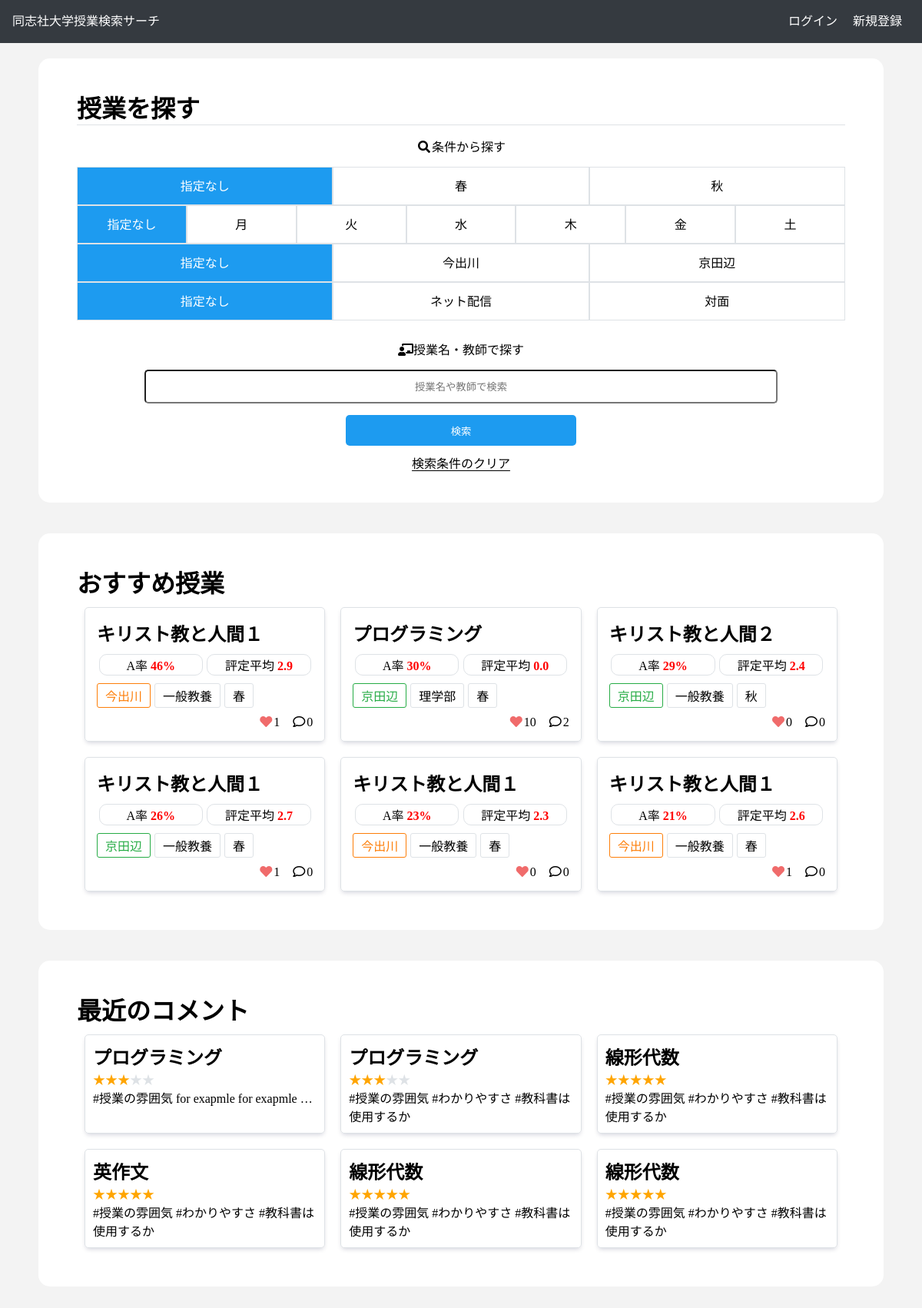
The page / on the database its author committed.
### dclass_application/models.py (models this page shows, shortened)
class Classes(models.Model):
    class_name = models.CharField(max_length=100)
    a_ratio = models.FloatField(default=0.0)
    b_ratio = models.FloatField(default=0.0)
    c_ratio = models.FloatField(default=0.0)
    d_ratio = models.FloatField(default=0.0)
    f_ratio = models.FloatField(default=0.0)
    o_ratio = models.FloatField(default=0.0)
    average_evaluation = models.FloatField(default=0.0)
    two_ago_a_ratio = models.FloatField(default=0.0)
    three_ago_a_ratio = models.FloatField(default=0.0)
    term = models.CharField(max_length=100)
    year = models.IntegerField(default=2021)
    place = models.CharField(max_length=100)
    class_form = models.CharField(max_length=100)
    day = models.CharField(max_length=100)
    time = models.CharField(max_length=100)
    favorite = models.IntegerField(default=0)
    textbook = models.CharField(max_length=100) #文字列でリスト代用
    code = models.CharField(max_length=100)
    faculty = models.CharField(max_length=100)
    teacher = models.CharField(max_length=100) #文字列でリストを代用
    syllabus_link = models.CharField(max_length=100)
    test_ratio = models.IntegerField(default=0)
    report_ratio = models.IntegerField(default=0)
    participation_ratio = models.IntegerField(default=0)
    comment_num = models.IntegerField(default=0)
    num_student = models.IntegerField(default=0)
    credit = models.IntegerField(default=0)
    def get_short_faculty(self):
        if self.faculty == 'グローバル・コミュニケーション': return 'グロコミ'
        return self.faculty
    def get_round_a_ratio(self):
        return int(self.a_ratio)

class Comment(models.Model):
    text = models.TextField()
    cl = models.ForeignKey(Classes, on_delete=models.CASCADE)
    user = models.ForeignKey('accounts.CustomUser', on_delete=models.DO_NOTHING)
    star = models.IntegerField(default=0)
    created_at = models.DateTimeField(default=timezone.now)
    def get_star(self):
        return '★' * self.star
    def get_left_star(self):
        return '★' * (5 - self.star)

### dclass_application/views.py (the view)
# urls.py: path('', IndexView.as_view(), name = 'index'),
class IndexView(TemplateView):
    class_model = Classes
    comment_model = Comment
    RECOMMEND_CNT = 6
    RECENT_COMMENT = 6
    def get(self, request):
        params = {
            'form': ClassSeachForm,
            'recommend_data': self.class_model.objects.all().order_by('a_ratio').reverse()[:self.RECOMMEND_CNT],
            'recent_comments': self.comment_model.objects.all().order_by('created_at').reverse()[:self.RECOMMEND_CNT],
        }
        return render(request, 'index.html', params)

### dclass_application/templates/index.html (shortened to what this page needs)
{% extends 'base.html' %}
{% load static %}
{% block css %}
    <link rel="stylesheet" href="{% static 'css/index.css' %}">
    <link rel="stylesheet" href="{% static 'css/_class_list.css' %}">
{% endblock css %}
{% block main %}
    <div class="wrapper">
        <h1 class="title heading">授業を探す</h1>
            <form action="{% url 'result' %}" method = "post" class="search_form">
                <div class = 'search_with_terms'>
                    <p class="how_to_search"><i class="fas fa-search fa-fw"></i>条件から探す</p>
                    <div class="radio_wrap">
                        {% for radio in form.term %}
                            <label for="id_term_{{ forloop.counter0 }}">{{ radio.choice_label }}</label>
                        {% endfor %}
                    </div>
                    <div class="radio_wrap">
                        {% for radio in form.day %}
                            <label for="id_day_{{ forloop.counter0 }}">{{ radio.choice_label }}</label>
                        {% endfor %}
                    </div>
                    <div class="radio_wrap">
                        {% for radio in form.place %}
                            <label for="id_place_{{ forloop.counter0 }}">{{ radio.choice_label }}</label>
                        {% endfor %}
                    </div>
                    <div class="radio_wrap">
                        {% for radio in form.class_form %}
                            <label for="id_class_form_{{ forloop.counter0 }}">{{ radio.choice_label }}</label>
                        {% endfor %}
                    </div>
                </div>
                <div class="search_with_keyword">
                    <p class="how_to_search"><i class="fas fa-chalkboard-teacher fa-fw"></i>授業名・教師で探す</p>
                    <div>
                        {{ form.keyword }}
                    </div>
                    <div class="center">
                        <input type="submit" value="検索", class="btn search_btn">
                    </div>
                </div>
            </form>
            <div class="center reset_condition">
                <a href={% url 'index' %}>検索条件のクリア</a>
            </div>
    </div>
    <div class="wrapper">
        <h1>おすすめ授業</h1>
        <div class="class_w">
            {% for cl in recommend_data %}
                {% include "_class_list.html" %}
            {% empty %}
                <p>おすすめの授業はありません</p>
            {% endfor %}
        </div>
    </div>
    <div class="wrapper">
        <h1>最近のコメント</h1>
        <div class="comment_w">
            {% for comment in recent_comments %}
                {% include "_comment_list.html" %}
            {% empty %}
                <p>コメントがありません</p>
            {% endfor %}
        </div>
    </div>
{% endblock main %}

### dclass_application/templates/_class_list.html (shortened to what this page needs)
<div class="class_result">
    <a href="{% url 'class' cl.id %}">
        <div class="class_result_content">
            <ul>
                <li class="class_result_title">
                    <h2>{{ cl.class_name }}</h2>
                </li>
                <li>
                    <p class="class_a_average_evaluation">A率 <span class="score">{{cl.get_round_a_ratio}}%</span></p>
                    <p class="class_a_average_evaluation">評定平均 <span class="score">{{cl.average_evaluation}}</span></p>
                </li>
                <li>
                    {% if cl.place == "今出川" %}
                        <p class="tag imadegawa_tag">{{ cl.place }}</p>
                    {% else %}
                        <p class="tag kyoutanabe_tag">{{ cl.place }}</p>
                    {% endif %}
                    <p class="tag faculty_tag">{{ cl.get_short_faculty }}</p>
                    <p class="tag">{{ cl.term }}</p>
                </li>
                <li>
                    <p><i class="fas fa-heart fa-fw my-pink"></i>{{ cl.favorite }}</p>
                    <p><i class="far fa-comment fa-fw"></i>{{cl.comment_num}}</p>
                </li>
            </ul>
        </div>
    </a>
</div>

### dclass_application/templates/_comment_list.html (shortened to what this page needs)
<div class="comment_result">
    <a href="{% url 'class' comment.cl.id %}">
        <div class="comment_result_content">
            <h2>
            {{comment.cl.class_name}}
            </h2>
            <span class="star">{{comment.get_star}}</span><span class="my-gray">{{comment.get_left_star}}</span>
            <p>{{comment.text | truncatechars:40}}</p>
        </div>
    </a>
</div>

### dclass_application/static/css/index.css (style rules this page uses)
.search_with_terms { margin-bottom: 10px; }
.search_with_keyword { margin-bottom: 10px; text-align: center; }
.how_to_search { text-align: center; font-size: 16px; padding: 15px 0px; }
.search_with_terms input[type='radio']:checked+label { box-sizing: border-box; border: 1px solid var(--my-gray); color: white; background-color: #1D9BF0; }
.reset_condition a { border-bottom: 1px solid black; }
.search_btn { background-color: #F06B6B; width: 300px; margin-top: 15px; }

### dclass_application/static/css/_class_list.css (style rules this page uses)
.class_result_content { padding: 15px; box-sizing: border-box; }
.class_result_content ul li { display: flex; flex-wrap: nowrap; }
.class_result_content ul li:not(:last-child) { padding-bottom: 10px; }
.class_result_content ul li:last-child { justify-content: flex-end; }
.class_result_content ul li:last-child p { margin-left: 15px; }
.class_result { width: calc(calc(100% - 60px)/3); box-sizing: border-box; border: 1px solid var(--my-gray); border-radius: 5px; margin: 10px 10px; box-shadow: 0 3px 6px -2px #000a3c33; transition: box-shadow .2s; }
.class_result_title { align-items: flex-end; }
.tag { border-radius: 3px; box-sizing: border-box; border: 1px solid var(--my-gray); padding: 3px 10px; max-width: 50%; }
.tag:not(:last-child) { margin-right: 5px; }
.imadegawa_tag { background-color:white; border: 1px solid #fd7e08; color: #fd7e08; }
.kyoutanabe_tag { background-color: white; border: 1px solid #26ac45; color:#26ac45; }
.class_a_average_evaluation { width: 48%; box-sizing: border-box; padding: 1px 12px; margin: 0 1%; border-radius: 10px; border: 1px solid var(--my-gray); color: black; text-align: center; }
.score { color: red; font-weight: bold; }

### dclass_application/static/css/main.css (style rules this page uses)
* { margin: 0; padding: 0; }
body { font-family: "Noto Sans Japanese", "ヒラギノ角ゴ Pro W3", "Hiragino Kaku Gothic Pro", "メイリオ", "Meiryo", "ＭＳ Ｐゴシック", "Osaka", "sans-serif"; }
a { text-decoration: none; color: black; }
li { list-style: none; }
:root { --my-gray: #DEE2E6; --my-light-gray: #F3F3F3; --my-black: #353A40; --my-blue: #1458e0; --my-light-blue: rgba(40, 213, 243, 0.972); --my-pink: #F06B6B; --my-star: #F8C601; }
.my-gray { color: var(--my-gray); }
.my-pink { color: var(--my-pink); }
.star { color: orange; }
html { background-color: var(--my-light-gray); }
.wrapper { margin: 40px 0px; padding: 40px 50px; background-color: white; border-radius: 15px; margin-top: 20px; }
.class_w { display: flex; flex-wrap: wrap; }
.comment_w { display: flex; flex-wrap: wrap; }
.comment_result_content { padding: 10px; box-sizing: border-box; }
.comment_result { width: calc(calc(100% - 60px)/3); box-sizing: border-box; border: 1px solid var(--my-gray); border-radius: 5px; margin: 10px 10px; box-shadow: 0 3px 6px -2px #000a3c33; transition: box-shadow .2s; }
.heading { border-bottom: 1px solid var(--my-gray); }
.btn { color: white; border: none; height: 40px; border-radius: 5px; cursor: pointer; background-color: #1D9BF0; }
.center { text-align: center; }
.keyword { width: 80%; height: 30px; border-radius: 5px; padding: 5px 10px; }
.keyword::placeholder { text-align: center; }
.radio_wrap { width: 100%; display: flex; flex-direction: row; flex-wrap: nowrap; text-align: center; }
.radio_wrap label { box-sizing: border-box; display: inline-block; border: 1px solid var(--my-gray); height: 50px; width: 100%; line-height: 50px; }

### rows shown on the page
Classes: class_name "キリスト教と人間１", get_round_a_ratio "46", average_evaluation "2.9", place "今出川", get_short_faculty "一般教養", term "春", favorite "1", comment_num "0"
Classes: class_name "プログラミング", get_round_a_ratio "30", average_evaluation "0.0", place "京田辺", get_short_faculty "理学部", term "春", favorite "10", comment_num "2"
Classes: class_name "キリスト教と人間２", get_round_a_ratio "29", average_evaluation "2.4", place "京田辺", get_short_faculty "一般教養", term "秋", favorite "0", comment_num "0"
Classes: class_name "キリスト教と人間１", get_round_a_ratio "26", average_evaluation "2.7", place "京田辺", get_short_faculty "一般教養", term "春", favorite "1", comment_num "0"
Classes: class_name "キリスト教と人間１", get_round_a_ratio "23", average_evaluation "2.3", place "今出川", get_short_faculty "一般教養", term "春", favorite "0", comment_num "0"
Classes: class_name "キリスト教と人間１", get_round_a_ratio "21", average_evaluation "2.6", place "今出川", get_short_faculty "一般教養", term "春", favorite "1", comment_num "0"
Comment: cl.class_name "プログラミング", get_star "★★★", get_left_star "★★", text "#授業の雰囲気 for exapmle for exapmle …"
Comment: cl.class_name "プログラミング", get_star "★★★", get_left_star "★★", text "#授業の雰囲気 #わかりやすさ #教科書は使用するか"
Comment: cl.class_name "線形代数", get_star "★★★★★", text "#授業の雰囲気 #わかりやすさ #教科書は使用するか"
Comment: cl.class_name "英作文", get_star "★★★★★", text "#授業の雰囲気 #わかりやすさ #教科書は使用するか"
Comment: cl.class_name "線形代数", get_star "★★★★★", text "#授業の雰囲気 #わかりやすさ #教科書は使用するか"
Comment: cl.class_name "線形代数", get_star "★★★★★", text "#授業の雰囲気 #わかりやすさ #教科書は使用するか"

### other values the page prints
{{ radio.choice_label }} "指定なし" "春" "秋"
{{ radio.choice_label }} "指定なし" "月" "火" "水" "木" "金" "土"
{{ radio.choice_label }} "指定なし" "今出川" "京田辺"
{{ radio.choice_label }} "指定なし" "ネット配信" "対面"
